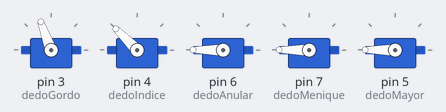
Recording of a sketch running on a simulated Arduino Uno, built with avr-gcc and run on an emulated ATmega328P. Shown: 5 × servo.

Above: at 2.55 s.
At 3.15 s:
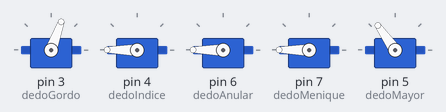
At 3.75 s:
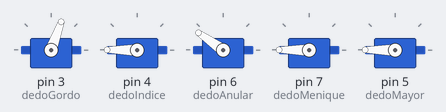
At 4.35 s:
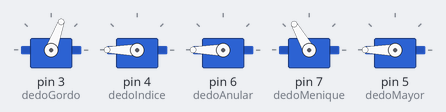
At 4.9 s:
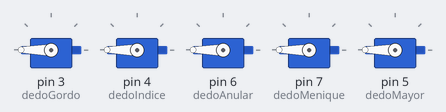
Timing chart, 0 to 8.0 s (numbered marks = the images above):
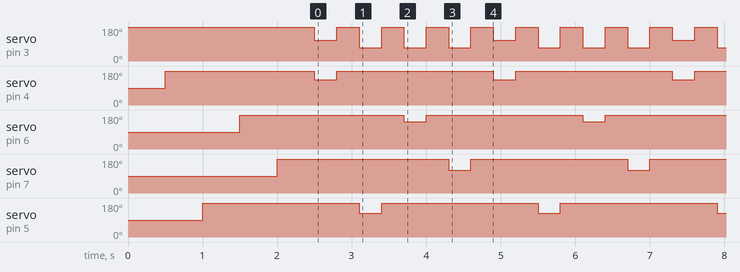

Measured:
- by itself, servo on pin 3 (dedoGordo): repeats every 2.4 s: 3 × (180° 0.30 s, 70° 0.30 s), 180° 0.30 s, 110° 0.30 s
- by itself, servo on pin 4 (dedoIndice): alternates 180° for 2.1 s and 135° for 0.30 s
- by itself, servo on pin 6 (dedoAnular): alternates 180° for 2.1 s and 145° for 0.30 s
- by itself, servo on pin 7 (dedoMenique): alternates 180° for 2.1 s and 120° for 0.30 s
- by itself, servo on pin 5 (dedoMayor): alternates 180° for 2.1 s and 125° for 0.30 s

The sketch:

Escalera.ino
```cpp
#include <Servo.h>
Servo dedoGordo;
Servo dedoIndice;
Servo dedoAnular;
Servo dedoMenique;
Servo dedoMayor;

  void setup() {
  dedoGordo.attach(3);
  dedoIndice.attach(4);
  dedoAnular.attach(6);
  dedoMenique.attach(7);
  dedoMayor.attach(5);
  abrirMano(); //Necesario para las rutinas
  }

void abrirMano(){
  dedoGordo.write(180);
  delay(500);
  dedoIndice.write(180);
  delay(500);
  dedoMayor.write(180);
  delay(500);
  dedoAnular.write(180);
  delay(500);
  dedoMenique.write(180);
  delay(500);
}

void cerrarMano(){
    delay(50);
    dedoIndice.write(70);
    delay(50);
    dedoMayor.write(70);
    delay(50);
    dedoAnular.write(70);
    delay(50);
    dedoMenique.write(80);
    delay(50);
    dedoGordo.write(90);
}

void gesto(){
  dedoGordo.write(110);
  dedoIndice.write(135);
  delay(300);
  dedoIndice.write(180);
  dedoGordo.write(180);
  delay(300);
  dedoGordo.write(70);
  dedoMayor.write(125);
  delay(300);
  dedoMayor.write(180);
  dedoGordo.write(180);
  delay(300);
  dedoGordo.write(70);
  dedoAnular.write(145);
  delay(300);
  dedoAnular.write(180);
  dedoGordo.write(180);
  delay(300);
  dedoGordo.write(70);
  dedoMenique.write(120);
  delay(300);
  dedoMenique.write(180);
  dedoGordo.write(180);
  delay(300);


}


void loop() {
  gesto();
}
```
